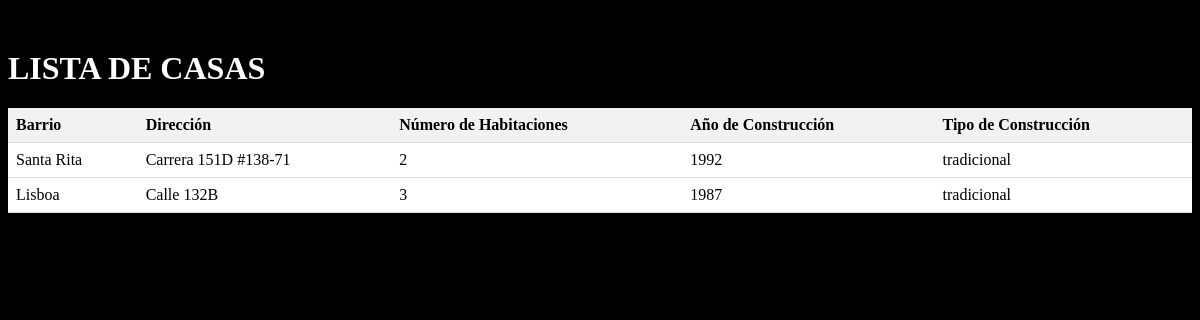
Screenshot of /portal/casas/ with the database file from the repository.
### inmobiliaria_app/models.py (models this page shows, shortened)
class Casas(models.Model):
    barrio = models.CharField(max_length=255, verbose_name="Barrio", null=True)
    direccion = models.CharField(max_length=255, verbose_name="Dirección")
    numerohabitaciones = models.CharField(max_length=255, verbose_name="Número de habitaciones")
    añocontruccion = models.CharField(max_length=255, verbose_name="Año de construcción")
    tipocontruccion = models.CharField(max_length=255, choices=TIPO_CONSTRUCCION_CHOICES, verbose_name="Tipo de construcción")
    class Meta:
        verbose_name_plural = "Casas"

### inmobiliaria_app/api/views.py (the view)
# urls.py: path('casas/', CasasLiveView.as_view(), name='casas-list'),
class CasasLiveView(APIView):
    def get(self, request):
        casas = Casas.objects.all()
        serializer = CasasSerializer(casas, many=True)
        return render(request, 'casas.html', {'casas': serializer.data})

### inmobiliaria_app/templates/casas.html (shortened to what this page needs)
{% load widget_tweaks %}
<!DOCTYPE html>
<html lang="es">
<head>
</head>
<body>
    <div class="container">
        <h1>LISTA DE CASAS</h1>
        <table>
            <thead>
                <tr>
                    <th>Barrio</th>
                    <th>Dirección</th>
                    <th>Número de Habitaciones</th>
                    <th>Año de Construcción</th>
                    <th>Tipo de Construcción</th>
                </tr>
            </thead>
            <tbody>
                {% for casa in casas %}
                <tr>
                    <td>{{ casa.barrio }}</td>
                    <td>{{ casa.direccion }}</td>
                    <td>{{ casa.numerohabitaciones }}</td>
                    <td>{{ casa.añocontruccion }}</td>
                    <td>{{ casa.tipocontruccion }}</td>
                </tr>
                {% endfor %}
            </tbody>
        </table>
    </div>
</body>
</html>

### inmobiliaria_app/templates/casas.html (style rules this page uses)
body { background-color: #000; color: #fff; }
.container { margin-top: 50px; }
table { background-color: #fff; border-collapse: collapse; width: 100%; }
th, td { padding: 8px; text-align: left; border-bottom: 1px solid #ddd; color: #000; }
th { background-color: #f2f2f2; color: #000; }

### rows the page displays
Casas: barrio "Santa Rita", direccion "Carrera 151D #138-71", añocontruccion "1992"
Casas: barrio "Lisboa", direccion "Calle 132B", numerohabitaciones "3", añocontruccion "1987", tipocontruccion "tradicional"

### other values shown
{{ casa.numerohabitaciones }} "2"
{{ casa.tipocontruccion }} "tradicional"
